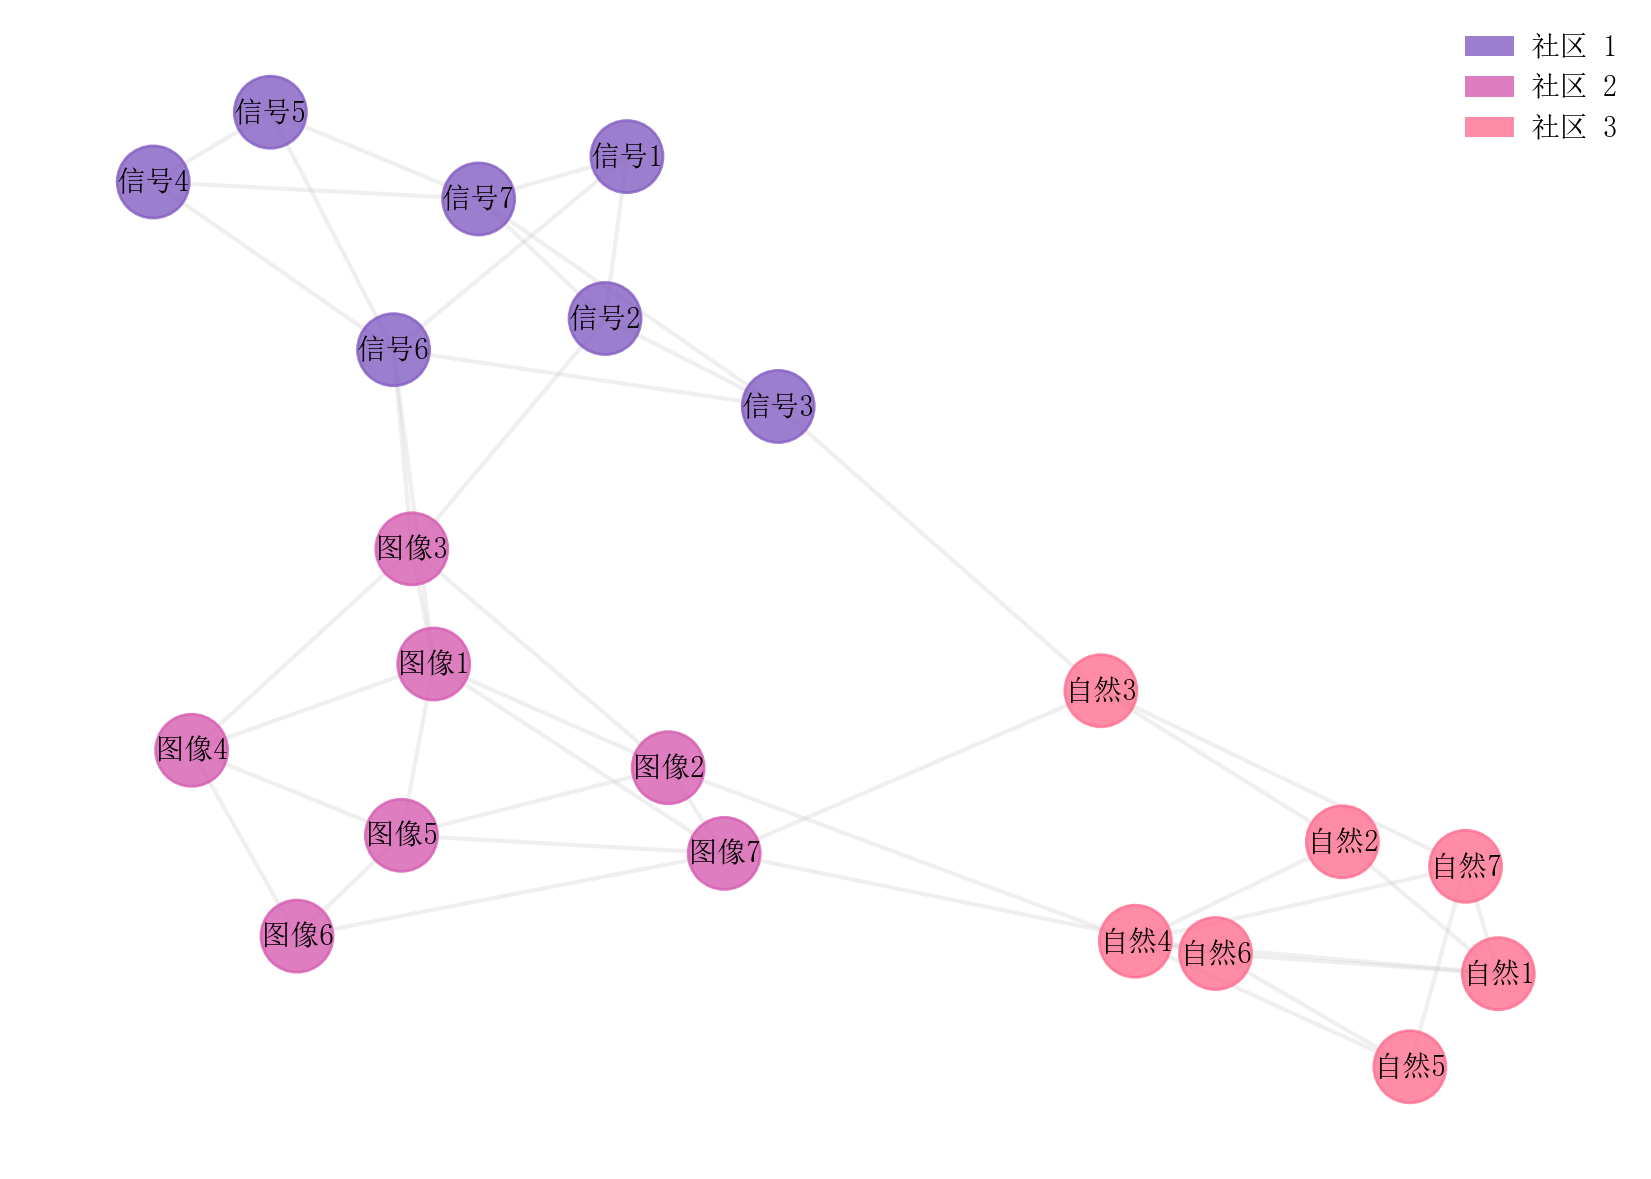

Recreate this plot in Python.
"""
11_network.py — 社区结构网络图

展示 SciPlot 的 plot_network_communities() 功能：构建一个含 3 个社区
（每社区 8–10 个节点）的社交网络，使用力导向布局可视化社区结构。
使用 pastel 配色，Nature 默认样式，中文标签。
"""

import numpy as np
import networkx as nx
import sciplot as sp

# 可复现随机种子
np.random.seed(42)

# ── 数据生成 ──────────────────────────────────────────────────
# 构建含 3 个社区的网络
# 社区内连接概率高，社区间连接概率低 → 自然形成社区结构
community_sizes = [7, 7, 7]  # 控制信息密度：足以看出社区，但不让标签/边淹没结构
p_intra = 0.58  # 社区内连接概率
p_inter = 0.035  # 少量跨社区连接，保留整体网络感

n_total = sum(community_sizes)
G = nx.Graph()

# 添加节点并标注社区
node_id = 0
communities = []
for c_idx, size in enumerate(community_sizes):
    community_nodes = list(range(node_id, node_id + size))
    communities.append(community_nodes)
    for n in community_nodes:
        G.add_node(n, community=c_idx)
    node_id += size

# 社区内边
for community_nodes in communities:
    for i in community_nodes:
        for j in community_nodes:
            if i < j and np.random.random() < p_intra:
                G.add_edge(i, j)

# 社区间边
for c1 in range(len(communities)):
    for c2 in range(c1 + 1, len(communities)):
        for i in communities[c1]:
            for j in communities[c2]:
                if np.random.random() < p_inter:
                    G.add_edge(i, j)

# 设置节点标签（中文）
community_labels = ["信号处理", "图像识别", "自然语言"]
label_map = {}
for c_idx, community_nodes in enumerate(communities):
    for local_idx, n in enumerate(community_nodes):
        label_map[n] = f"{community_labels[c_idx][:2]}{local_idx + 1}"
nx.relabel_nodes(G, label_map, copy=False)

# 重建社区列表（使用新标签）
communities_relabeled = []
offset = 0
for c_idx, size in enumerate(community_sizes):
    comm = [f"{community_labels[c_idx][:2]}{i + 1}" for i in range(size)]
    communities_relabeled.append(comm)
    offset += size

# ── 网络可视化 ────────────────────────────────────────────────
fig, ax = sp.plot_network_communities(
    G,
    communities_relabeled,
    layout="spring",
    venue="nature",
    palette="pastel-3",
)

# ── 保存 ──────────────────────────────────────────────────────
sp.save(fig, "showcase/11_network", formats=("png",), dpi=300)
